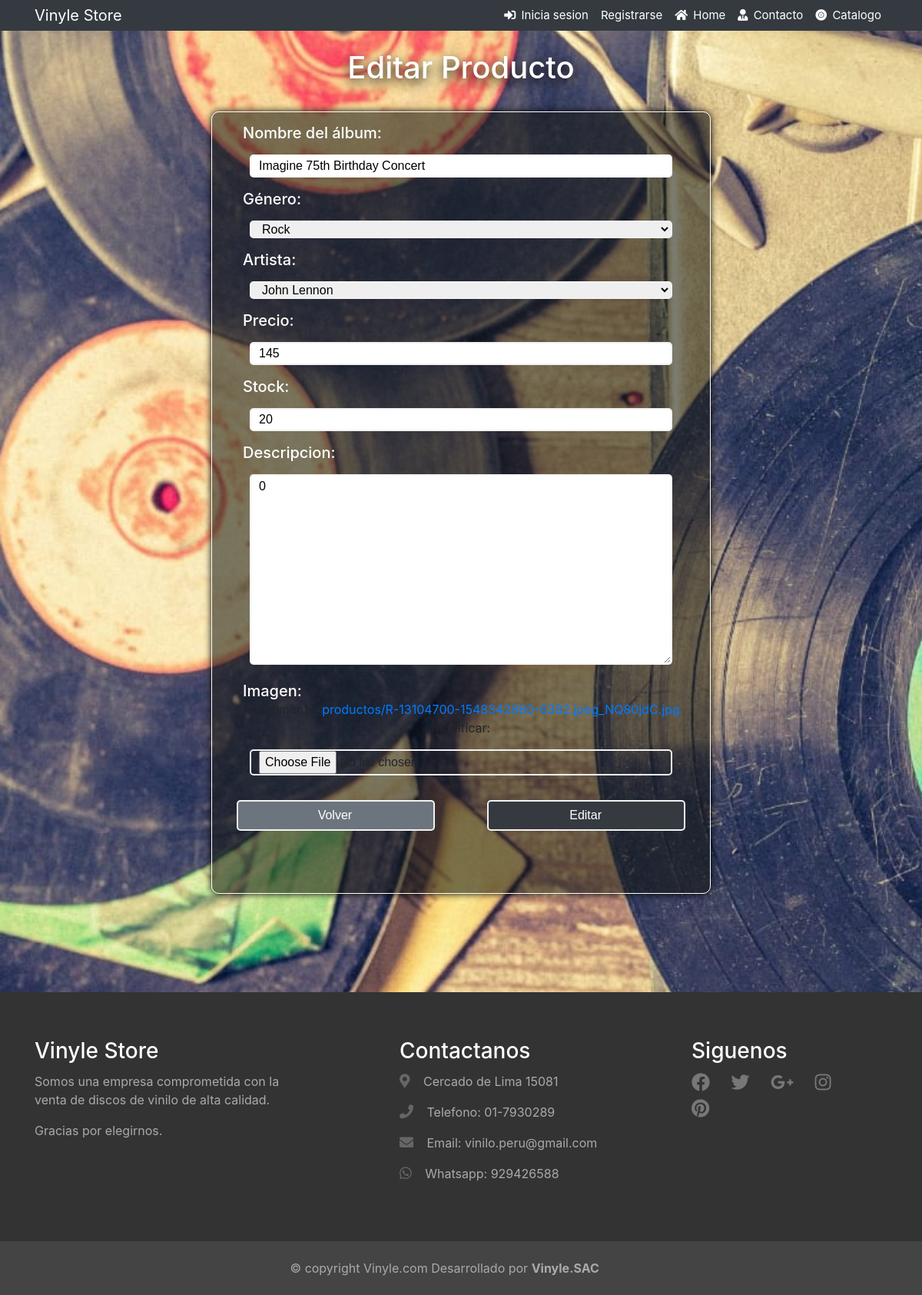
Screenshot of /editar-productos/21 with the database file from the repository.
### tienda_app/models.py (models this page shows, shortened)
class Producto(models.Model):
    nombre = models.CharField(max_length=70)
    genero = models.ForeignKey(Genero, on_delete=models.PROTECT)
    artista = models.ForeignKey(Artista, on_delete=models.PROTECT)
    descripcion= models.TextField()
    stock = models.IntegerField()
    precio = models.IntegerField()
    imagen = models.ImageField(upload_to="productos", null=True)

### tienda_app/views.py (the view)
# urls.py: path('editar-productos/<id>', editar_producto, name = "editar_producto"),
def editar_producto(request, id):
    producto= Producto.objects.get(id=id)
    data = {
        'form' : Productoform(instance=producto)
    }
    if request.method == 'POST':
        formulario=Productoform(data=request.POST, instance=producto, files = request.FILES)
        if formulario.is_valid():
            formulario.save()
            messages.success(request, "Modificado correctamente", redirect(to='lista_productos'))
            data['form'] = Productoform(instance = Producto.objects.get(id=id))
    return render(request,'Producto/editar_producto.html' , data)

### tienda_app/forms.py
class Productoform(forms.ModelForm):
    precio=forms.IntegerField(min_value=1,max_value=1000)
    stock=forms.IntegerField(min_value=0, max_value=200)
    class Meta:
        model=Producto
        fields= '__all__'

### tienda_app/models.py (called while the page is built)
    def __str__(self):
        return self.nombre

    def __str__(self):
        return self.nombre

### tienda_app/templates/Producto/editar_producto.html (shortened to what this page needs)
{% extends "tienda_app/base.html" %}
{% load static %}
{%block content %}
<body>
    <br>
    <div class="edit">
    <div class="edit-header">
        <h1>Editar Producto</h1>
    </div>
    <form class="edit-form" action='' method="POST" enctype="multipart/form-data">
        <h5>Nombre del álbum:</h5>
        <h6>{{form.nombre}}<br></h6>
        <h5>Género:</h5>
        <h6> {{form.genero}}</h6>
        <h5>Artista:</h5>
        <h6> {{form.artista}}</h6>
        <h5>Precio:</h5>
        <h6> {{form.precio}}</h6>
        <h5>Stock:</h5>
        <h6> {{form.stock}}</h6>
        <h5>Descripcion:</h5>
        {{form.descripcion}}
        <br>
        <h5>Imagen:</h5>
        {{form.imagen}}
        <div class='d-flex justify-content-center'>
          <a id="volver" href="{%url 'lista_productos'  %}" class="btn btn-secondary " >Volver</a>
          <input type="submit" value="Editar" class="btn btn-dark"/>
      </div>
    </form>
    </div>
</body>
{% endblock %}

### tienda_app/templates/tienda_app/base.html (style rules this page uses)
body { background: url('https://www.mondosonoro.com/wp-content/uploads/2019/07/discos.jpg') no-repeat; margin:0px; padding: 0px; width:100%; height:100%; background-size: cover; }

### rows the page displays
Producto: nombre "Imagine 75th Birthday Concert", genero "Rock", artista "John Lennon", precio "145", stock "20", descripcion "0"
